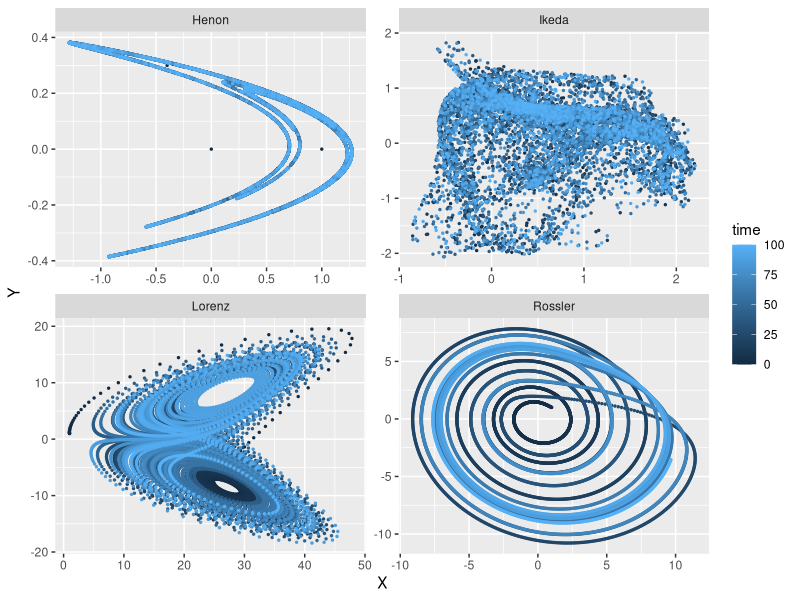
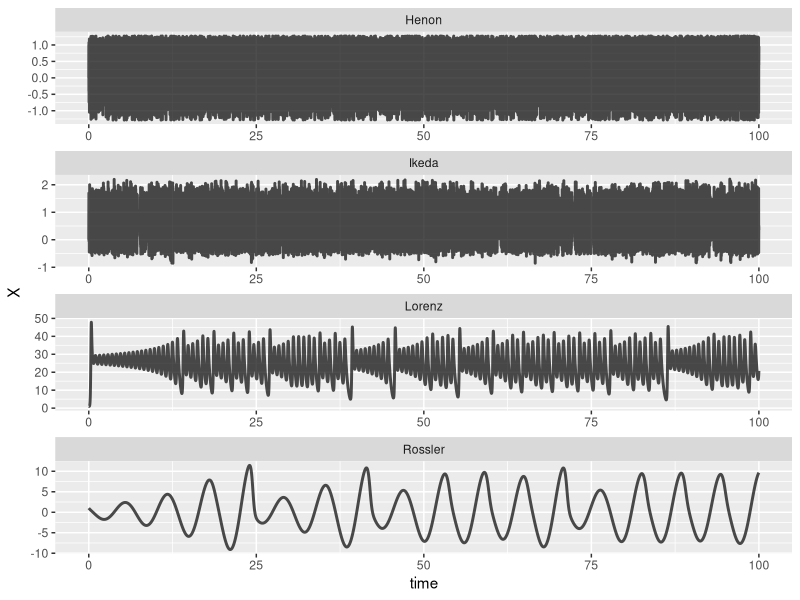

Write the R code that produced these figures, in order.
##################################################
#
#
#  Generate a data.table of time series with the following attractors
# Rossler
# Lorenz
# henon
# ikeda
#
#
# Miguel P Xochicale <http://mxochicale.github.io/>
# Doctoral Researcher in Human-Robot Interaction
# University of Birmigham, U.K. (2014-2018)
#

##References
# https://clouds.eos.ubc.ca/~phil/numeric/html_files/lab6.html
# http://www.sixhat.net/lorenz-attractor-in-r.html
# http://grrrraphics.blogspot.co.uk/2012/06/coding-dynamic-systems-and-controlling.html
# http://gg-hogehoge.hatenablog.com/entry/2013/07/04/203544


library(data.table)
library(ggplot2)
library(deSolve)



################################################################################
## Rossler Attractor
#dx / dt = - y - z
#dy / dt = x + a y
#dz / dt = b + z ( x - c )
Rossler_func <-function(t, state, parameters) {
    with(as.list(c(state, parameters)),{
        dX <- -Y - Z
        dY <- X + a * Y
        dZ <- b + Z * (X - c)
        list(c(dX, dY, dZ))
      }
)
}


################################################################################
# ##
# Lorenz <- function(t, state, parameters) {
#   with(as.list(c(state, parameters)), {
#     dX <- s * (Y - X)
#     dY <- X * (r - Z) - Y
#     dZ <- X * Y - b * Z
#     list(c(dX, dY, dZ))
#   })
# }
# out <- ode(y = yini, times = timeserie, func = Lorenz, parms = parameters)

Lorenz_func <-function(t, state, parameters) {
    with(as.list(c(state, parameters)),{
        # 微分方程式を書く (xの時間微分) = f(x)の形
        dX <- a*X + Y*Z
        dY <- b * (Y-Z)
        dZ <- -X*Y + c*Y - Z
        # listに入れる
        list(c(dX, dY, dZ))
      }
)
}



################################################################################
#### Henon Attractor

#reference
#http://www.stat.cmu.edu/~cshalizi/462/lectures/03/03.R

henon.map = function(x,a,b){
  x.new=x
  x.new[1,] = 1 - a*x[1,]*x[1,] + x[2,]
  x.new[2,] = b*x[1,]
  x=x.new
  return(x.new)
}


henon.map.ts = function(timesteps,x,a,b) {
  x.ts = matrix(nrow=2,ncol=timesteps)
  x.ts[,1] = x[,1]
  for (t in (2:timesteps)) {
    x = henon.map(x,a,b)
    x.ts[,t] = x
  }
  return(x.ts)
}



################################################################################
#### Ikeda Attractor

ikeda.map = function(X,p,u,k,alpha){
  X.new=X


  X.new[1,] = p + (u * ( X[1,]*cos(X[3,]) - X[2,]*sin(X[3,]) )) ## x
  X.new[2,] = u * ( X[1,]*sin(X[3,]) - X[2,]*cos(X[3,]) ) ##y

  X.new[3,] = (k) - ((alpha) / (1 + X[1,]*X[1,] + X[2,]*X[2,]))   ##t

  X=X.new
  return(X.new)
}


 ikeda.map.ts = function(timesteps,x,p,u,k,alpha) {
   x.ts = matrix(nrow=3,ncol=timesteps)
   x.ts[,1] = x[,1]
   for (t in (2:timesteps)) {
     x = ikeda.map(x,p,u,k,alpha)
     x.ts[,t] = x
  }
   return(x.ts)
 }




################################################################################
## Initialisation

# # In initial state
# yini <- c(X = 0.01, Y = 0.001, Z = 0.001)
# #yini <- c(X = 10, Y = 10, Z = 10)


Lorenz_state <- c(X = 1, Y = 1, Z = 1)
Lorenz_parameters <- c(a = -8/3, b = -10, c = 28)


Rossler_state <- c(X = 1, Y = 1, Z = 1)
Rossler_parameters <- c(a = 0.2, b = 0.2, c = 5.7)



# times <- seq(0, 100, by = 0.001)
times <- seq(0, 100, by = 0.01)
NN <- length(times)

Lorenz_out <- ode(y = Lorenz_state, times = times, parms = Lorenz_parameters,
  func = Lorenz_func)

Rossler_out <- ode(y = Rossler_state, times = times , parms = Rossler_parameters,
    func = Rossler_func, method = "rk4")



x <- matrix(c(.0,.0),ncol=1) ## initial conditions
hmts <- henon.map.ts(NN,x,1.4,0.3)
hmts <- as.data.table(  t(hmts)  )


x <- matrix(c(0,0,0),ncol=1) ## initial conditions
ikedats<-ikeda.map.ts(NN,x,1.0,0.9,0.4,6.0)
ikedats <- as.data.table(  t(ikedats)  )


################################################################################
## Creating of the data.table object

r <- as.data.table(Rossler_out)
fsNNtmp <-function(x) {list("Rossler")}
r[,c("type"):=fsNNtmp(), ]
setcolorder( r, c(    (ncol(r)) , 1:(ncol(r)-1)   ) )


l <- as.data.table(Lorenz_out)
fsNNtmp <-function(x) {list("Lorenz")}
l[,c("type"):=fsNNtmp(), ]
setcolorder( l, c(    (ncol(l)) , 1:(ncol(l)-1)   ) )


h <- hmts
fsNNtmp <-function(x) {list("Henon")}
h[,c("type"):=fsNNtmp(), ]
h[,time :=l$time]
fsNNtmp <-function(x) {list("NA")}
h[,c("V3"):=fsNNtmp(), ]
setcolorder(h, c(3,4,1,2,5))
colnames(h)[3:5] <- c('X', 'Y', 'Z')

i <- ikedats
fsNNtmp <-function(x) {list("Ikeda")}
i[,c("type"):=fsNNtmp(), ]
i[,time :=l$time]
setcolorder(i, c(4,5,1,2,3))
colnames(i)[3:5] <- c('X', 'Y', 'Z')

cts <- rbind(r,l,h,i)
# cts <- rbind(h,i)
# cts <- rbind(h)



# ################################################################################
# # Plotting State Spaces
#

pXYl<-ggplot(cts)+
  geom_point(aes(X, Y,colour=time),shape=19, size=0.5, fill="black" )+
  facet_wrap(~type, scales = 'free', nrow = 2)
plot(pXYl)


# pXYl<-ggplot(cts) +geom_path(aes(Xl, Yl, col=time, alpha=Zl), lwd = 1)
# p3Dl<-ggplot(cts)+
#   geom_path(aes(Xl*Yl, Xl*Zl, col=time, alpha=Yl*Zl)) +
#   scale_alpha(range = c(0.4, 0.8))


# ################################################################################
# # Plotting time series
pts <- ggplot(cts) +
   geom_line(aes(x=time,y=X),lwd = 1,alpha=0.7)+
   facet_wrap(~type, scales = 'free', nrow = 4)
   theme_bw(20)
plot(pts)





# write.table(cts, "chaotic.dt", row.name=FALSE)
